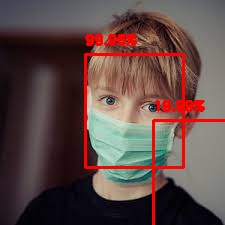
#> input picture first-filter/bboxes/ex.jpg, 225 x 225 px
$ python resize.py --input_dir ../first-filter/bboxes --output_dir out
#> lines starting #> are read from the running program, lines starting #| are printed output that depends on the picture
import cv2
import os
import glob
import argparse
from imutils import paths

ap = argparse.ArgumentParser()
ap.add_argument("-i", "--input_dir", required=True,
	help="path to input folder")
ap.add_argument("-o", "--output_dir", required=True)
ap.add_argument("-s", "--new_size", default=(300, 300),
	help="dimensions of resized images")
args = vars(ap.parse_args())

if os.path.isdir(args["output_dir"]) == False:
	os.mkdir(args["output_dir"])

folderlen = len(args["input_dir"])
imagePaths = list(paths.list_images(args["input_dir"]))

for (num, imagePath) in enumerate(imagePaths):
	image = cv2.imread(imagePath)
#> image is the input picture: shape (225, 225, 3); mean B, G, R 70.3, 73.2, 95.2
	print("[INFO] processing image {}/{}, size: {}, new size: {}".format(num +1 , len(imagePaths),
		image.shape[:2], args["new_size"]))
#| [INFO] processing image 1/2, size: (225, 225), new size: (300, 300)

	image = cv2.resize(image, args["new_size"])
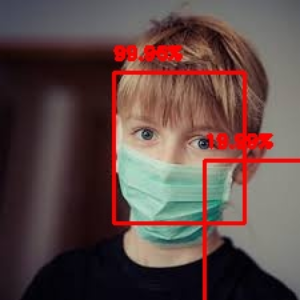
#> image: shape (300, 300, 3); mean B, G, R 70.2, 73.1, 95.1
	cv2.imwrite(args["output_dir"] + imagePath[folderlen:], image)
	#cv2.imshow('image', image)
	#cv2.waitKey(50)
#cv2.destroyAllWindows()
